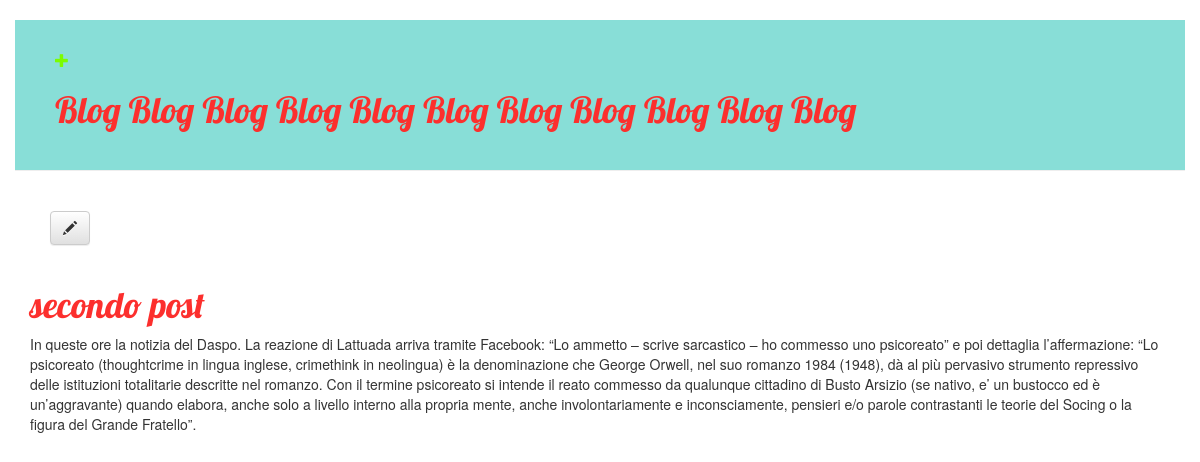
The app's page /post/2/ with its own data.
### blog/models.py (models this page shows, shortened)
class Post(models.Model):
    author = models.ForeignKey('auth.User')
    title = models.CharField(max_length=200, unique=True)
    text = models.TextField()
    created_date = models.DateTimeField(default=timezone.now)
    published_date = models.DateTimeField(blank=True, null=True)

### blog/views.py (the view)
# urls.py: url(r'^post/(?P<pk>[0-9]+)/$', views.post_detail, name='post_detail'),
def post_detail(request, pk):
    post = get_object_or_404(Post, pk=pk)
    return render(request, 'blog/post_detail.html', {'post' : post})

### blog/templates/blog/post_detail.html (shortened to what this page needs)
{% extends 'blog/base.html' %}
{% block content %}
    <div class="post">
        <a class="btn btn-default" href="{% url 'post_edit' pk=post.pk %}"><span class="glyphicon glyphicon-pencil"></span> </a>
        <h1>{{ post.title }}</h1>
        <p>{{ post.text|linebreaks }}</p>
    </div>
{% endblock %}

### blog/static/css/blog.css (style rules this page uses)
h1 { color: #fc2f2d; font-family: 'Lobster'; }
body { padding-left: 15px; padding-right: 15px; }
p { margin: auto; }
a { color: lawngreen; }
.btn { margin: 20px 20px 20px 20px; }

### records on screen
Post: title "secondo post", text "In queste ore la notizia del Daspo. La reazione di Lattuada arriva tramite Facebook: “Lo ammetto – scrive sarcastico – ho commesso uno psicoreato” e poi dettaglia l’affermazione: “Lo psicoreato (thoughtcrime in lingua inglese, crimethink in neolingua) è la denominazione che George Orwell, nel suo romanzo 1984 (1948), dà al più pervasivo strumento repressivo delle istituzioni totalitarie descritte nel romanzo. Con il termine psicoreato si intende il reato commesso da qualunque cittadino di Busto Arsizio (se nativo, e’ un bustocco ed è un’aggravante) quando elabora, anche solo a livello interno alla propria mente, anche involontariamente e inconsciamente, pensieri e/o parole contrastanti le…"
